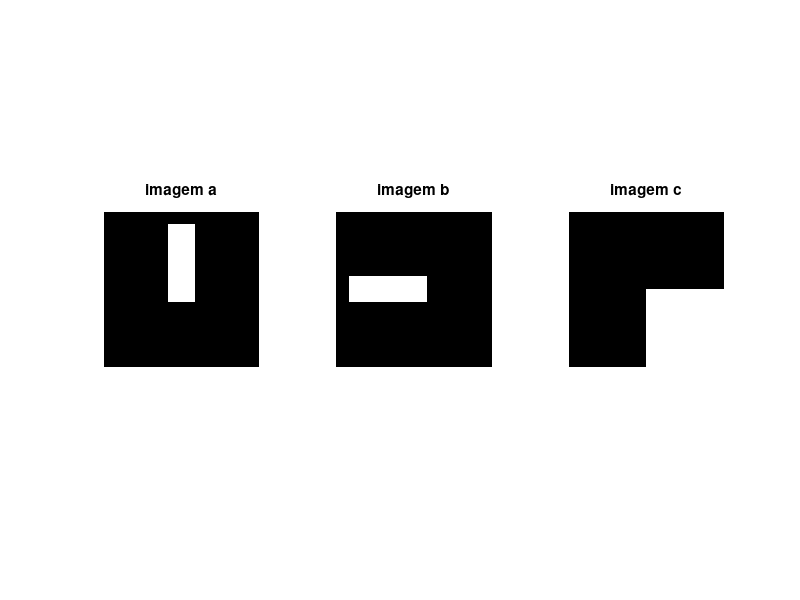
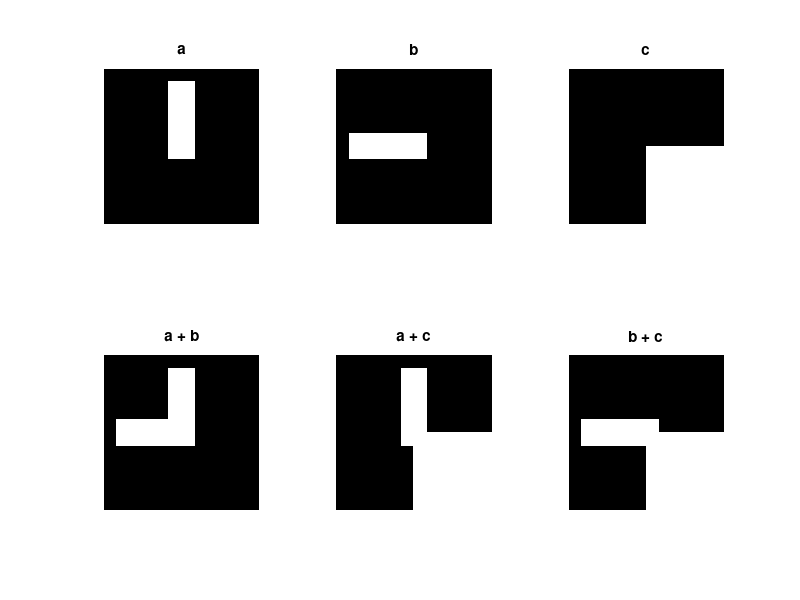
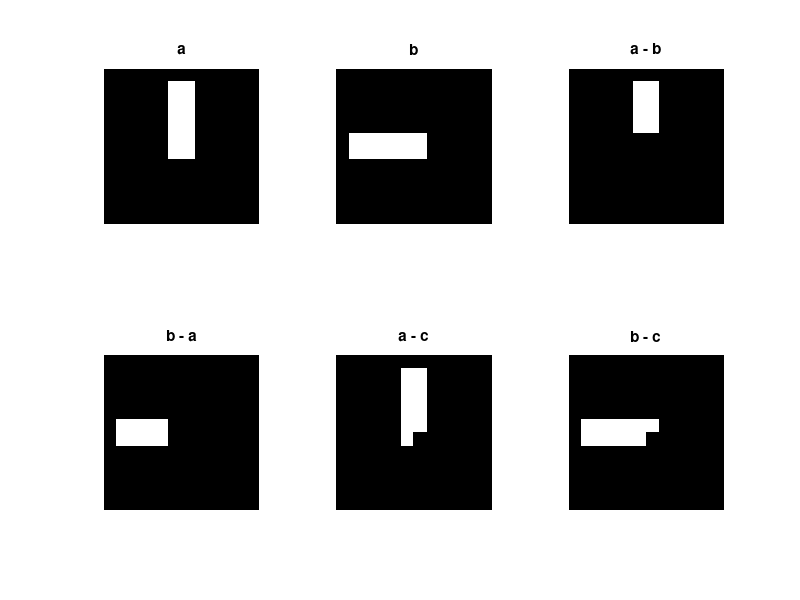
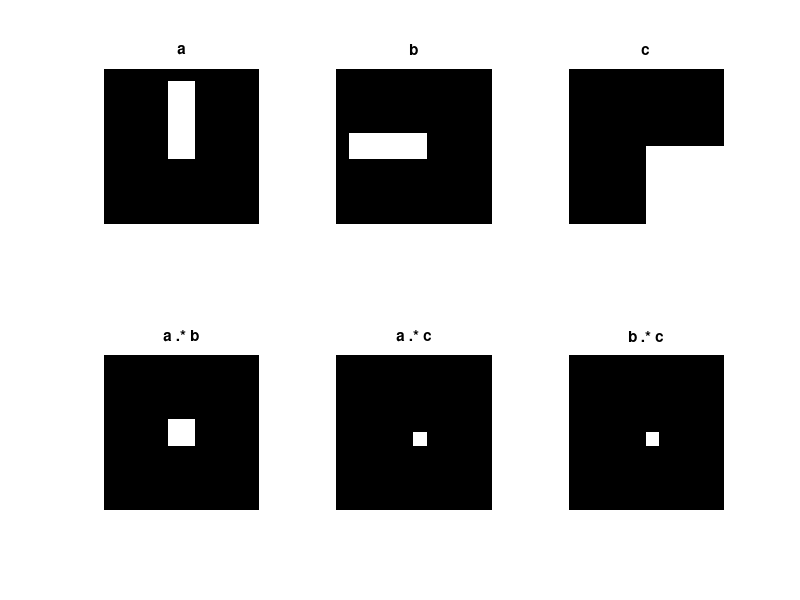

MATLAB code to generate these figures, in order: (Note: this script raises an error after producing the figures.)
%livia_maia_claudio 222050030%
% pratica 01 - operacoes aritmeticas e logicas em imagens

pkg load image;
close all; clear all; clc;

% exercicio 01 e 02
a = zeros(300,300);
a(25:175,125:175) = 1;

b = zeros(300,300);
b(125:175,25:175) = 1;

c = zeros(300,300);
c(150:300,150:300) = 1;

figure('name', 'exercicio 01 e 02');
subplot(1,3,1), imshow(a), title('imagem a');
subplot(1,3,2), imshow(b), title('imagem b');
subplot(1,3,3), imshow(c), title('imagem c');

% exercicio 03: soma
soma_ab = a + b;
soma_ac = a + c;
soma_bc = b + c;

figure('name', 'exercicio 03 - somas');
subplot(2,3,1), imshow(a), title('a');
subplot(2,3,2), imshow(b), title('b');
subplot(2,3,3), imshow(c), title('c');
subplot(2,3,4), imshow(soma_ab), title('a + b');
subplot(2,3,5), imshow(soma_ac), title('a + c');
subplot(2,3,6), imshow(soma_bc), title('b + c');

disp('--- exercicio 03 ---');
disp('a ordem nao altera o resultado. na intersecao ocorre 1+1=2, como passa de 1 o imshow mostra branco.');

% exercicio 04: subtracao
sub_ab = a - b;
sub_ba = b - a;
sub_ac = a - c;
sub_bc = b - c;

figure('name', 'exercicio 04 - subtracoes');
subplot(2,3,1), imshow(a), title('a');
subplot(2,3,2), imshow(b), title('b');
subplot(2,3,3), imshow(sub_ab), title('a - b');
subplot(2,3,4), imshow(sub_ba), title('b - a');
subplot(2,3,5), imshow(sub_ac), title('a - c');
subplot(2,3,6), imshow(sub_bc), title('b - c');

disp('--- exercicio 04 ---');
disp('a ordem altera os resultados. na intersecao (1-1=0) a area fica preta.');

% exercicio 05: multiplicacao
mult_ab = a .* b;
mult_ac = a .* c;
mult_bc = b .* c;

figure('name', 'exercicio 05 - multiplicacoes');
subplot(2,3,1), imshow(a), title('a');
subplot(2,3,2), imshow(b), title('b');
subplot(2,3,3), imshow(c), title('c');
subplot(2,3,4), imshow(mult_ab), title('a .* b');
subplot(2,3,5), imshow(mult_ac), title('a .* c');
subplot(2,3,6), imshow(mult_bc), title('b .* c');

disp('--- exercicio 05 ---');
disp('a ordem nao altera. funciona como um AND logico, so a intersecao fica branca.');

% exercicio 06: divisao
warning('off', 'Octave:divide-by-zero'); 
div_ab = a ./ b;
div_ba = b ./ a;
div_ac = a ./ c;

figure('name', 'exercicio 06 - divisoes');
subplot(2,3,1), imshow(a), title('a');
subplot(2,3,2), imshow(b), title('b');
subplot(2,3,3), imshow(c), title('c');
subplot(2,3,4), imshow(div_ab), title('a ./ b');
subplot(2,3,5), imshow(div_ba), title('b ./ a');
subplot(2,3,6), imshow(div_ac), title('a ./ c');

disp('--- exercicio 06 ---');
disp('a ordem altera bastante. divisao por zero gera infinito ou nan.');
warning('on', 'Octave:divide-by-zero');

% exercicio 07
img_lena = imread('lenaCor.bmp');

canal_1 = img_lena(:,:,1);

[linhas, colunas, canais] = size(img_lena);
disp('--- exercicio 07 ---');
fprintf('tamanho da imagem lena: %d linhas, %d colunas, %d canais.\n', linhas, colunas, canais);

img_cortada = img_lena(51:end-50, 51:end-50, :);

img_cinza = (double(img_lena(:,:,1)) + double(img_lena(:,:,2)) + double(img_lena(:,:,3))) / 3;
img_cinza = uint8(img_cinza);

figure('name', 'exercicio 07 - lena');
subplot(2,2,1), imshow(img_lena), title('1. original');
subplot(2,2,2), imshow(canal_1), title('2. canal vermelho');
subplot(2,2,3), imshow(img_cortada), title('4. cortada');
subplot(2,2,4), imshow(img_cinza), title('5. cinza (media)');
